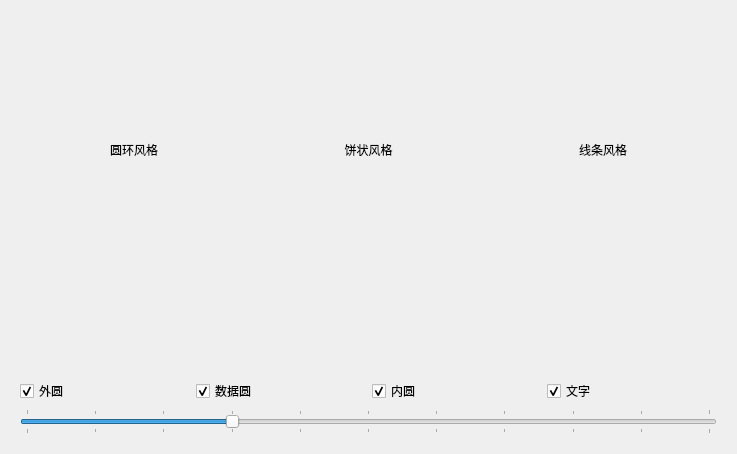
<?xml version="1.0" encoding="UTF-8"?>
<ui version="4.0">
 <class>ProgressBarTest</class>
 <widget class="QWidget" name="ProgressBarTest">
  <property name="geometry">
   <rect>
    <x>0</x>
    <y>0</y>
    <width>737</width>
    <height>454</height>
   </rect>
  </property>
  <property name="windowTitle">
   <string>多态进度条</string>
  </property>
  <layout class="QVBoxLayout" name="verticalLayout">
   <item>
    <widget class="QWidget" name="widget" native="true">
     <property name="maximumSize">
      <size>
       <width>16777215</width>
       <height>115</height>
      </size>
     </property>
     <layout class="QGridLayout" name="gridLayout">
      <property name="leftMargin">
       <number>0</number>
      </property>
      <property name="topMargin">
       <number>0</number>
      </property>
      <property name="rightMargin">
       <number>0</number>
      </property>
      <property name="bottomMargin">
       <number>0</number>
      </property>
      <item row="0" column="0">
       <widget class="TaiChiWait" name="taichiWait" native="true"/>
      </item>
      <item row="0" column="1">
       <widget class="CircleWait" name="circleWait" native="true"/>
      </item>
      <item row="0" column="2">
       <widget class="PieWait" name="pieWait" native="true"/>
      </item>
      <item row="0" column="3">
       <widget class="LineWait" name="lineWait" native="true"/>
      </item>
      <item row="0" column="4">
       <widget class="DonutWait" name="donutWait" native="true"/>
      </item>
      <item row="0" column="5">
       <widget class="QWidget" name="widget_3" native="true">
        <layout class="QHBoxLayout" name="horizontalLayout">
         <item>
          <widget class="ZoomCircleWait" name="zoomCircleWait1" native="true"/>
         </item>
         <item>
          <widget class="ZoomCircleWait" name="zoomCircleWait2" native="true"/>
         </item>
        </layout>
       </widget>
      </item>
     </layout>
    </widget>
   </item>
   <item>
    <widget class="QWidget" name="widget_2" native="true">
     <layout class="QVBoxLayout" name="verticalLayout_2">
      <item>
       <layout class="QGridLayout" name="gridLayout_2">
        <item row="0" column="0">
         <widget class="QLabel" name="label">
          <property name="sizePolicy">
           <sizepolicy hsizetype="Preferred" vsizetype="Maximum">
            <horstretch>0</horstretch>
            <verstretch>0</verstretch>
           </sizepolicy>
          </property>
          <property name="text">
           <string>圆环风格</string>
          </property>
          <property name="alignment">
           <set>Qt::AlignCenter</set>
          </property>
         </widget>
        </item>
        <item row="0" column="1">
         <widget class="QLabel" name="label_2">
          <property name="text">
           <string>饼状风格</string>
          </property>
          <property name="alignment">
           <set>Qt::AlignCenter</set>
          </property>
         </widget>
        </item>
        <item row="0" column="2">
         <widget class="QLabel" name="label_3">
          <property name="text">
           <string>线条风格</string>
          </property>
          <property name="alignment">
           <set>Qt::AlignCenter</set>
          </property>
         </widget>
        </item>
        <item row="1" column="0">
         <widget class="RoundProgressBar" name="roundBar1" native="true">
          <property name="palette">
           <palette>
            <active>
             <colorrole role="Shadow">
              <brush brushstyle="SolidPattern">
               <color alpha="255">
                <red>156</red>
                <green>220</green>
                <blue>207</blue>
               </color>
              </brush>
             </colorrole>
             <colorrole role="Highlight">
              <brush brushstyle="SolidPattern">
               <color alpha="255">
                <red>24</red>
                <green>189</green>
                <blue>155</blue>
               </color>
              </brush>
             </colorrole>
            </active>
            <inactive>
             <colorrole role="Shadow">
              <brush brushstyle="SolidPattern">
               <color alpha="255">
                <red>156</red>
                <green>220</green>
                <blue>207</blue>
               </color>
              </brush>
             </colorrole>
             <colorrole role="Highlight">
              <brush brushstyle="SolidPattern">
               <color alpha="255">
                <red>24</red>
                <green>189</green>
                <blue>155</blue>
               </color>
              </brush>
             </colorrole>
            </inactive>
            <disabled>
             <colorrole role="Shadow">
              <brush brushstyle="SolidPattern">
               <color alpha="255">
                <red>156</red>
                <green>220</green>
                <blue>207</blue>
               </color>
              </brush>
             </colorrole>
             <colorrole role="Highlight">
              <brush brushstyle="SolidPattern">
               <color alpha="255">
                <red>51</red>
                <green>153</green>
                <blue>255</blue>
               </color>
              </brush>
             </colorrole>
            </disabled>
           </palette>
          </property>
         </widget>
        </item>
        <item row="1" column="1">
         <widget class="RoundProgressBar" name="roundBar2" native="true">
          <property name="palette">
           <palette>
            <active>
             <colorrole role="Base">
              <brush brushstyle="SolidPattern">
               <color alpha="255">
                <red>97</red>
                <green>117</green>
                <blue>118</blue>
               </color>
              </brush>
             </colorrole>
             <colorrole role="Highlight">
              <brush brushstyle="SolidPattern">
               <color alpha="255">
                <red>255</red>
                <green>117</green>
                <blue>117</blue>
               </color>
              </brush>
             </colorrole>
            </active>
            <inactive>
             <colorrole role="Base">
              <brush brushstyle="SolidPattern">
               <color alpha="255">
                <red>97</red>
                <green>117</green>
                <blue>118</blue>
               </color>
              </brush>
             </colorrole>
             <colorrole role="Highlight">
              <brush brushstyle="SolidPattern">
               <color alpha="255">
                <red>255</red>
                <green>117</green>
                <blue>117</blue>
               </color>
              </brush>
             </colorrole>
            </inactive>
            <disabled>
             <colorrole role="Base">
              <brush brushstyle="SolidPattern">
               <color alpha="255">
                <red>240</red>
                <green>240</green>
                <blue>240</blue>
               </color>
              </brush>
             </colorrole>
             <colorrole role="Highlight">
              <brush brushstyle="SolidPattern">
               <color alpha="255">
                <red>51</red>
                <green>153</green>
                <blue>255</blue>
               </color>
              </brush>
             </colorrole>
            </disabled>
           </palette>
          </property>
         </widget>
        </item>
        <item row="1" column="2">
         <widget class="RoundProgressBar" name="roundBar3" native="true"/>
        </item>
        <item row="2" column="0">
         <widget class="RoundProgressBar" name="roundBar4" native="true">
          <property name="palette">
           <palette>
            <active>
             <colorrole role="Shadow">
              <brush brushstyle="SolidPattern">
               <color alpha="255">
                <red>255</red>
                <green>117</green>
                <blue>117</blue>
               </color>
              </brush>
             </colorrole>
            </active>
            <inactive>
             <colorrole role="Shadow">
              <brush brushstyle="SolidPattern">
               <color alpha="255">
                <red>255</red>
                <green>117</green>
                <blue>117</blue>
               </color>
              </brush>
             </colorrole>
            </inactive>
            <disabled>
             <colorrole role="Shadow">
              <brush brushstyle="SolidPattern">
               <color alpha="255">
                <red>255</red>
                <green>117</green>
                <blue>117</blue>
               </color>
              </brush>
             </colorrole>
            </disabled>
           </palette>
          </property>
         </widget>
        </item>
        <item row="2" column="1">
         <widget class="RoundProgressBar" name="roundBar5" native="true">
          <property name="palette">
           <palette>
            <active>
             <colorrole role="Base">
              <brush brushstyle="SolidPattern">
               <color alpha="255">
                <red>255</red>
                <green>117</green>
                <blue>117</blue>
               </color>
              </brush>
             </colorrole>
             <colorrole role="Highlight">
              <brush brushstyle="SolidPattern">
               <color alpha="255">
                <red>24</red>
                <green>189</green>
                <blue>155</blue>
               </color>
              </brush>
             </colorrole>
            </active>
            <inactive>
             <colorrole role="Base">
              <brush brushstyle="SolidPattern">
               <color alpha="255">
                <red>255</red>
                <green>117</green>
                <blue>117</blue>
               </color>
              </brush>
             </colorrole>
             <colorrole role="Highlight">
              <brush brushstyle="SolidPattern">
               <color alpha="255">
                <red>24</red>
                <green>189</green>
                <blue>155</blue>
               </color>
              </brush>
             </colorrole>
            </inactive>
            <disabled>
             <colorrole role="Base">
              <brush brushstyle="SolidPattern">
               <color alpha="255">
                <red>240</red>
                <green>240</green>
                <blue>240</blue>
               </color>
              </brush>
             </colorrole>
             <colorrole role="Highlight">
              <brush brushstyle="SolidPattern">
               <color alpha="255">
                <red>51</red>
                <green>153</green>
                <blue>255</blue>
               </color>
              </brush>
             </colorrole>
            </disabled>
           </palette>
          </property>
         </widget>
        </item>
        <item row="2" column="2">
         <widget class="RoundProgressBar" name="roundBar6" native="true"/>
        </item>
       </layout>
      </item>
      <item>
       <layout class="QHBoxLayout" name="horizontalLayout_2">
        <item>
         <widget class="QCheckBox" name="base_circle_ckb">
          <property name="text">
           <string>外圆</string>
          </property>
          <property name="checked">
           <bool>true</bool>
          </property>
         </widget>
        </item>
        <item>
         <widget class="QCheckBox" name="data_circle_ckb">
          <property name="text">
           <string>数据圆</string>
          </property>
          <property name="checked">
           <bool>true</bool>
          </property>
         </widget>
        </item>
        <item>
         <widget class="QCheckBox" name="center_circle_ckb">
          <property name="text">
           <string>内圆</string>
          </property>
          <property name="checked">
           <bool>true</bool>
          </property>
         </widget>
        </item>
        <item>
         <widget class="QCheckBox" name="text_ckb">
          <property name="text">
           <string>文字</string>
          </property>
          <property name="checked">
           <bool>true</bool>
          </property>
         </widget>
        </item>
       </layout>
      </item>
      <item>
       <widget class="QSlider" name="valueSlider">
        <property name="maximum">
         <number>100</number>
        </property>
        <property name="value">
         <number>30</number>
        </property>
        <property name="orientation">
         <enum>Qt::Horizontal</enum>
        </property>
        <property name="tickPosition">
         <enum>QSlider::TicksBothSides</enum>
        </property>
        <property name="tickInterval">
         <number>10</number>
        </property>
       </widget>
      </item>
     </layout>
    </widget>
   </item>
  </layout>
 </widget>
 <customwidgets>
  <customwidget>
   <class>TaiChiWait</class>
   <extends>QWidget</extends>
   <header>taichiwait.h</header>
   <container>1</container>
  </customwidget>
  <customwidget>
   <class>CircleWait</class>
   <extends>QWidget</extends>
   <header>circlewait.h</header>
   <container>1</container>
  </customwidget>
  <customwidget>
   <class>PieWait</class>
   <extends>QWidget</extends>
   <header>piewait.h</header>
   <container>1</container>
  </customwidget>
  <customwidget>
   <class>LineWait</class>
   <extends>QWidget</extends>
   <header>linewait.h</header>
   <container>1</container>
  </customwidget>
  <customwidget>
   <class>DonutWait</class>
   <extends>QWidget</extends>
   <header>donutwait.h</header>
   <container>1</container>
  </customwidget>
  <customwidget>
   <class>ZoomCircleWait</class>
   <extends>QWidget</extends>
   <header>zoomcirclewait.h</header>
   <container>1</container>
  </customwidget>
  <customwidget>
   <class>RoundProgressBar</class>
   <extends>QWidget</extends>
   <header>roundprogressbar.h</header>
   <container>1</container>
  </customwidget>
 </customwidgets>
 <resources/>
 <connections/>
</ui>
